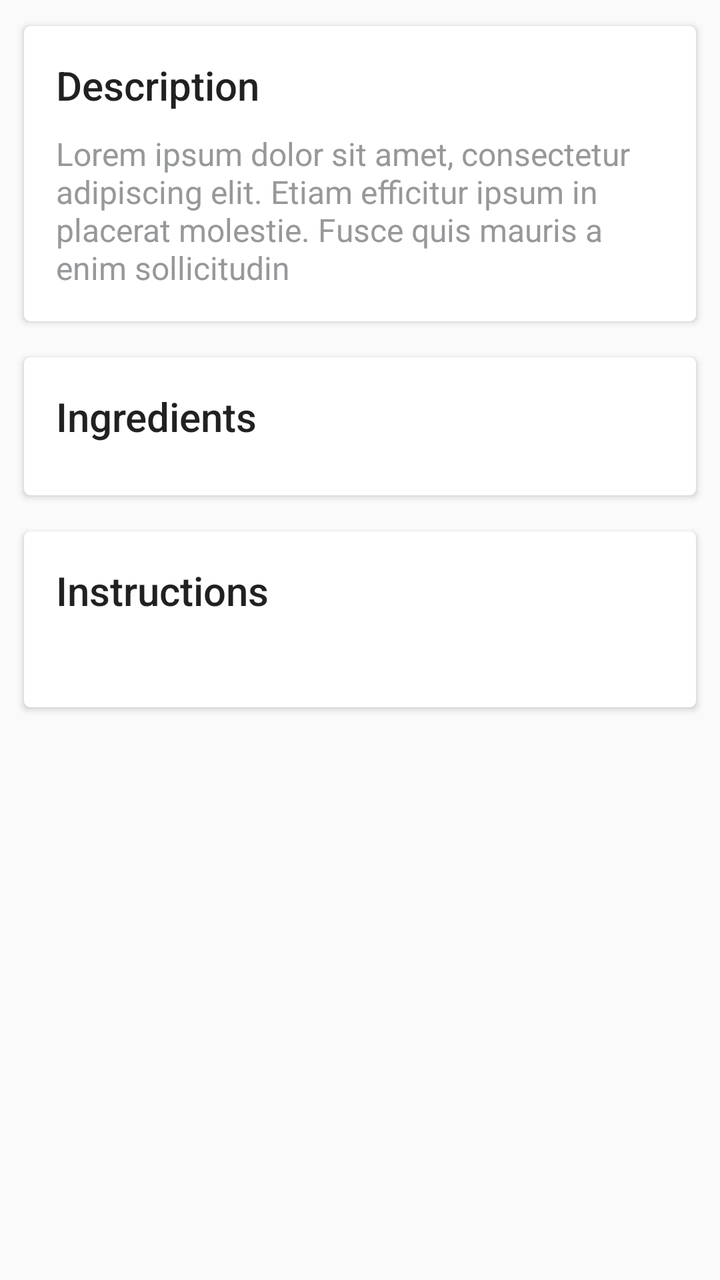
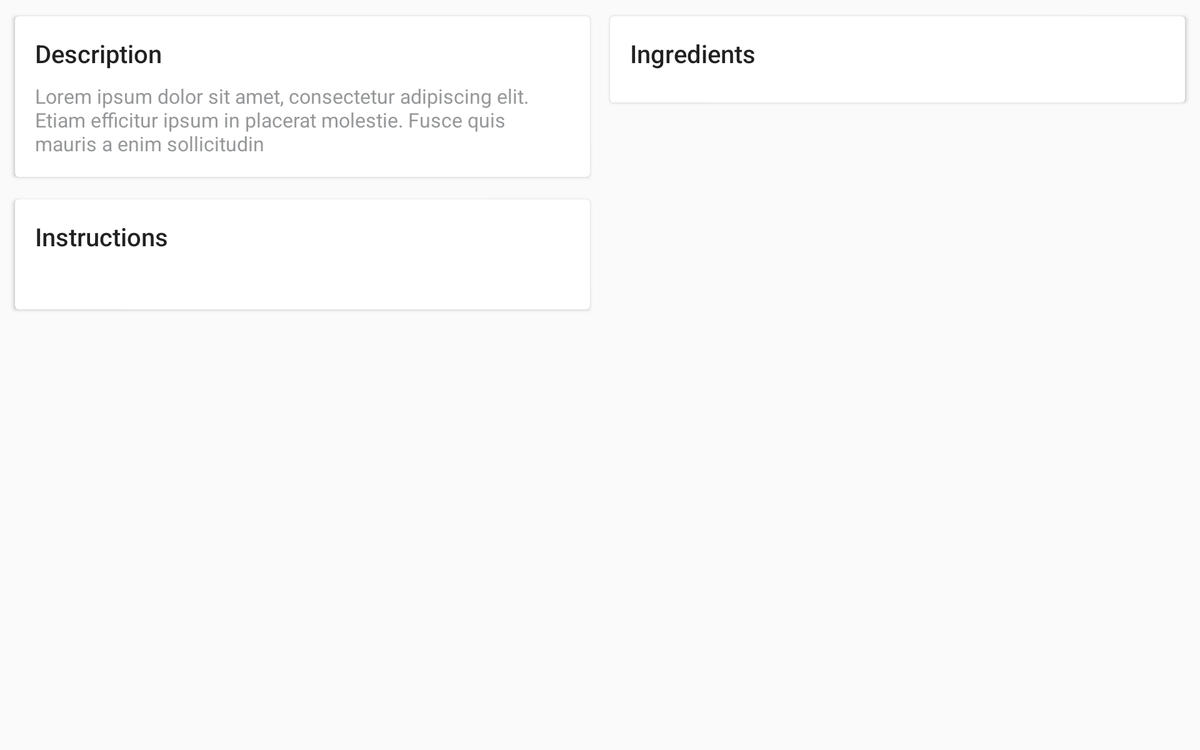

One screen, two layout resources from the same app: the default and the repository's alternative for another configuration. Each is rendered where Android would select it; the XML of both is given below.
<!-- AndroidManifest.xml: application theme AppTheme -->
<!-- res/layout/include_recipe_details_content.xml -->
<?xml version="1.0" encoding="utf-8"?>
<LinearLayout xmlns:android="http://schemas.android.com/apk/res/android"
    xmlns:app="http://schemas.android.com/apk/res-auto"
    android:layout_width="match_parent"
    android:layout_height="match_parent"
    android:orientation="vertical">

    <LinearLayout
        android:layout_width="match_parent"
        android:layout_height="match_parent"
        android:orientation="vertical"
        android:padding="@dimen/spacing_medium">

        <android.support.v7.widget.CardView
            android:layout_width="match_parent"
            android:layout_height="wrap_content"
            android:layout_margin="5dp"
            app:cardCornerRadius="3dp"
            app:cardElevation="2dp"
            app:cardUseCompatPadding="true">

            <LinearLayout
                android:layout_width="match_parent"
                android:layout_height="match_parent"
                android:orientation="vertical"
                android:padding="@dimen/spacing_large">

                <TextView
                    android:layout_width="match_parent"
                    android:layout_height="wrap_content"
                    android:paddingBottom="@dimen/spacing_middle"
                    android:text="Description"
                    android:textAppearance="@style/TextAppearance.AppCompat.Title" />

                <TextView
                    android:layout_width="match_parent"
                    android:layout_height="wrap_content"
                    android:text="@string/middle_lorem_ipsum"
                    android:textAppearance="@style/TextAppearance.AppCompat.Subhead"
                    android:textColor="@color/grey_hard" />
            </LinearLayout>
        </android.support.v7.widget.CardView>

        <android.support.v7.widget.CardView
            android:layout_width="match_parent"
            android:layout_height="wrap_content"
            android:layout_margin="5dp"
            app:cardCornerRadius="3dp"
            app:cardElevation="2dp"
            app:cardUseCompatPadding="true">

            <LinearLayout
                android:layout_width="match_parent"
                android:layout_height="match_parent"
                android:orientation="vertical"
                android:padding="@dimen/spacing_large">

                <TextView
                    android:layout_width="match_parent"
                    android:layout_height="wrap_content"
                    android:paddingBottom="@dimen/spacing_middle"
                    android:text="Ingredients"
                    android:textAppearance="@style/TextAppearance.AppCompat.Title" />

                <LinearLayout
                    android:id="@+id/ingredients"
                    android:layout_width="match_parent"
                    android:layout_height="wrap_content"
                    android:orientation="vertical"/>

            </LinearLayout>

        </android.support.v7.widget.CardView>

        <android.support.v7.widget.CardView
            android:layout_width="match_parent"
            android:layout_height="wrap_content"
            android:layout_margin="5dp"
            app:cardCornerRadius="3dp"
            app:cardElevation="2dp"
            app:cardUseCompatPadding="true">

            <LinearLayout
                android:layout_width="match_parent"
                android:layout_height="match_parent"
                android:orientation="vertical"
                android:padding="@dimen/spacing_large">

                <TextView
                    android:layout_width="match_parent"
                    android:layout_height="wrap_content"
                    android:paddingBottom="@dimen/spacing_middle"
                    android:text="Instructions"
                    android:textAppearance="@style/TextAppearance.AppCompat.Title" />

                <TextView
                    android:id="@+id/instructions"
                    android:layout_width="match_parent"
                    android:layout_height="wrap_content" />
            </LinearLayout>

        </android.support.v7.widget.CardView>
    </LinearLayout>
</LinearLayout>
<!-- resources referenced by this layout -->
<resources>
  <color name="grey_hard">#96989A</color>
  <dimen name="spacing_large">16dp</dimen>
  <dimen name="spacing_medium">4dp</dimen>
  <dimen name="spacing_middle">10dp</dimen>
  <string name="middle_lorem_ipsum">Lorem ipsum dolor sit amet, consectetur adipiscing elit. Etiam efficitur ipsum in placerat molestie.  Fusce quis mauris a enim sollicitudin</string>
  <style name="AppTheme" parent="BaseTheme" />
  <style name="BaseTheme" parent="Theme.AppCompat.Light.NoActionBar">
          <item name="colorPrimary">@color/colorPrimary</item> 
          <item name="colorPrimaryDark">@color/colorPrimaryDark</item> 
          <item name="colorControlHighlight">@color/colorPrimaryLight</item> 
          <item name="colorAccent">@color/colorAccent</item>
      </style>
  <color name="colorPrimary">#9D1BB3</color>
  <color name="colorPrimaryDark">#9119AE</color>
  <color name="colorPrimaryLight">#A73CC2</color>
  <color name="colorAccent">#FE5722</color>
</resources>
<!-- res/layout-w720dp/include_recipe_details_content.xml (the repository's variant of the layout above) -->
<!-- drawn on a 7-inch tablet turned sideways -->
<?xml version="1.0" encoding="utf-8"?>
<LinearLayout xmlns:android="http://schemas.android.com/apk/res/android"
    xmlns:app="http://schemas.android.com/apk/res-auto"
    android:layout_width="match_parent"
    android:layout_height="match_parent"
    android:orientation="horizontal">

    <LinearLayout
        android:layout_width="0dp"
        android:layout_weight="1"
        android:layout_height="match_parent"
        android:orientation="vertical"
        android:paddingLeft="@dimen/spacing_medium"
        android:paddingTop="@dimen/spacing_medium"
        android:paddingBottom="@dimen/spacing_medium">

        <android.support.v7.widget.CardView
            android:layout_width="match_parent"
            android:layout_height="wrap_content"
            android:layout_margin="5dp"
            app:cardCornerRadius="3dp"
            app:cardElevation="2dp"
            app:cardUseCompatPadding="true">

            <LinearLayout
                android:layout_width="match_parent"
                android:layout_height="match_parent"
                android:orientation="vertical"
                android:padding="@dimen/spacing_large">

                <TextView
                    android:layout_width="match_parent"
                    android:layout_height="wrap_content"
                    android:paddingBottom="@dimen/spacing_middle"
                    android:text="Description"
                    android:textAppearance="@style/TextAppearance.AppCompat.Title" />

                <TextView
                    android:layout_width="match_parent"
                    android:layout_height="wrap_content"
                    android:text="@string/middle_lorem_ipsum"
                    android:textAppearance="@style/TextAppearance.AppCompat.Subhead"
                    android:textColor="@color/grey_hard" />
            </LinearLayout>
        </android.support.v7.widget.CardView>

        <android.support.v7.widget.CardView
            android:layout_width="match_parent"
            android:layout_height="wrap_content"
            android:layout_margin="5dp"
            app:cardCornerRadius="3dp"
            app:cardElevation="2dp"
            app:cardUseCompatPadding="true">

            <LinearLayout
                android:layout_width="match_parent"
                android:layout_height="match_parent"
                android:orientation="vertical"
                android:padding="@dimen/spacing_large">

                <TextView
                    android:layout_width="match_parent"
                    android:layout_height="wrap_content"
                    android:paddingBottom="@dimen/spacing_middle"
                    android:text="Instructions"
                    android:textAppearance="@style/TextAppearance.AppCompat.Title" />

                <TextView
                    android:id="@+id/instructions"
                    android:layout_width="match_parent"
                    android:layout_height="wrap_content" />
            </LinearLayout>

        </android.support.v7.widget.CardView>


    </LinearLayout>

    <LinearLayout
        android:layout_width="0dp"
        android:layout_weight="1"
        android:layout_height="match_parent"
        android:orientation="vertical"
        android:paddingTop="@dimen/spacing_medium"
        android:paddingBottom="@dimen/spacing_medium"
        android:paddingRight="@dimen/spacing_medium">

        <android.support.v7.widget.CardView
            android:layout_width="match_parent"
            android:layout_height="wrap_content"
            android:layout_margin="5dp"
            app:cardCornerRadius="3dp"
            app:cardElevation="2dp"
            app:cardUseCompatPadding="true">

            <LinearLayout
                android:layout_width="match_parent"
                android:layout_height="match_parent"
                android:orientation="vertical"
                android:padding="@dimen/spacing_large">

                <TextView
                    android:layout_width="match_parent"
                    android:layout_height="wrap_content"
                    android:paddingBottom="@dimen/spacing_middle"
                    android:text="Ingredients"
                    android:textAppearance="@style/TextAppearance.AppCompat.Title" />

                <LinearLayout
                    android:id="@+id/ingredients"
                    android:layout_width="match_parent"
                    android:layout_height="wrap_content"
                    android:orientation="vertical" />

            </LinearLayout>

        </android.support.v7.widget.CardView>

    </LinearLayout>
</LinearLayout>
